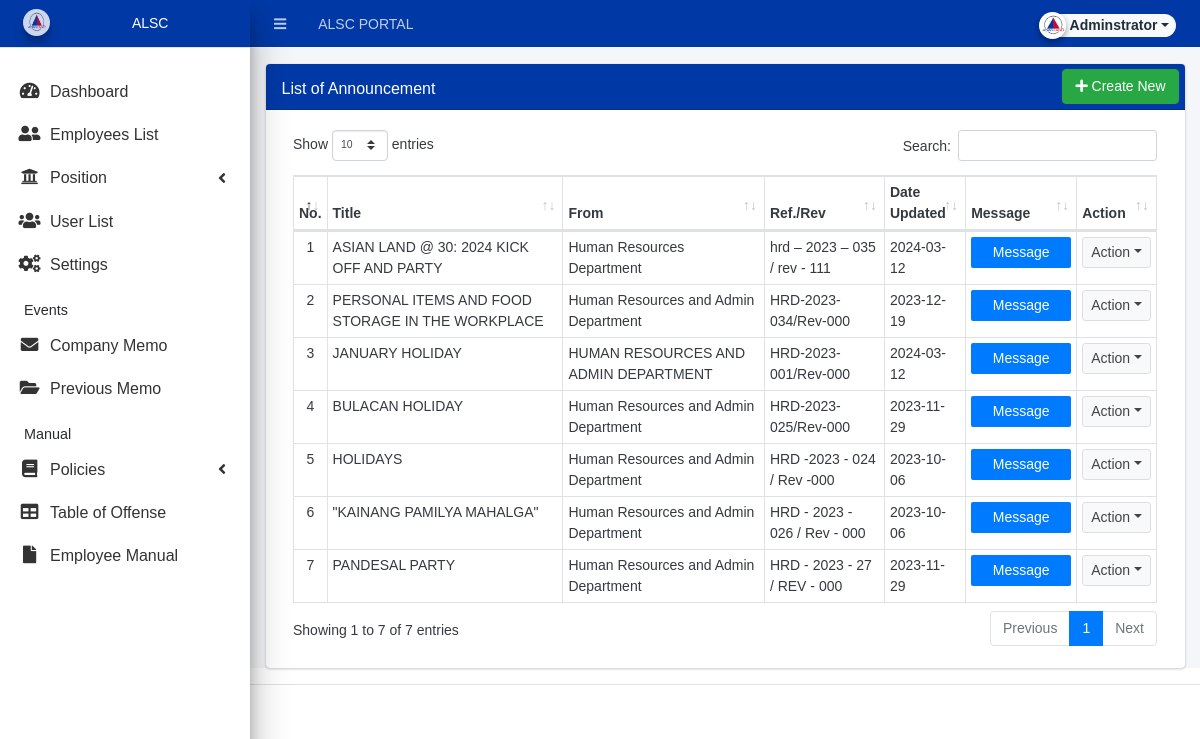
/admin/?page=announcement/announcement (signed in), run on the app's committed database.
### tables this page shows
CREATE TABLE `announcement_list` (
  `id` int(30) NOT NULL,
  `title` text NOT NULL,
  `description` text NOT NULL,
  `date_created` datetime NOT NULL DEFAULT current_timestamp(),
  `date_updated` datetime DEFAULT NULL ON UPDATE current_timestamp(),
  `to_` text NOT NULL,
  `from_` text NOT NULL,
  `date_` datetime NOT NULL,
  `cc_` text NOT NULL,
  `ref_` text NOT NULL,
  `re_` text NOT NULL,
  `message` text NOT NULL,
  `file` text DEFAULT NULL
);

### classes/DBConnection.php (called while the page is built, shortened)
<?php
class DBConnection{
    private $host = DB_SERVER;
    private $username = DB_USERNAME;
    private $password = DB_PASSWORD;
    private $database = DB_NAME;
    public $conn;
    public function __construct(){
        if (!isset($this->conn)) {
            $this->conn = new mysqli($this->host, $this->username, $this->password, $this->database);
        }
    }
}
?>

### classes/SystemSettings.php (called while the page is built, shortened)
<?php
class SystemSettings extends DBConnection{
	function userdata($field = ''){
		if(!empty($field)){
			if(isset($_SESSION['userdata'][$field]))
				return $_SESSION['userdata'][$field];
			else
				return null;
		}else{
			return false;
		}
	}
}
$_settings = new SystemSettings();
?>

### admin/announcement/announcement.php (the view, shortened to what this page needs)
<div class="card">
	<div class="card-header" style="background-color: #0039a6 ;padding: 0.3rem 1rem">
		<h3 class="card-title">List of Announcement</h3>
		<?php if($_settings->userdata('type') != 3): ?>
		<div class="card-tools">
		<a href="?page=announcement/manage_announce" class="btn btn-success"><span class="fas fa-plus"></span>  Create New</a>
		</div>
		<?php endif; ?>
	</div>
	<div class="card-body">
        <div class="container-fluid">
			<table class="table table-stripped table-hover table-bordered">
				<thead>
					<tr>
						<th>No.</th>
						<th>Title</th>
						<th>From</th>
						<th>Ref./Rev</th>
						<th>Date Updated</th>
						<th>Message</th>
						<th>Action</th>
					</tr>
				</thead>
				<tbody>
					<?php
					$i = 1;
						$qry = $conn->query("SELECT * from `announcement_list` order by unix_timestamp(date_created) desc ");
						while($row = $qry->fetch_assoc()):
                            $row['description'] = strip_tags(stripslashes(html_entity_decode($row['description'])));
					?>
						<tr>
							<td class="text-center"><?php echo $i++; ?></td>
							<td><?php echo $row['title'] ?></td>
							<td><?php echo $row['from_'] ?></td>
							<td><?php echo $row['ref_'] ?></td>
							<td><?php echo ($row['date_updated'] != null) ? date('Y-m-d', strtotime($row['date_updated'])) : date('Y-m-d', strtotime($row['date_created'])); ?></td>
							<td><a class="btn btn-primary msg_announce" href="javascript:void(0)" data-id="<?php echo $row['id'] ?>"><span></span> Message </a></td>
							<td align="center">
								<button type="button" class="btn btn-default btn-sm dropdown-toggle dropdown-icon" data-toggle="dropdown">
				                  		Action
				                </button>
							</td>
						</tr>
					<?php endwhile; ?>
				</tbody>
			</table>
		</div>
	</div>
</div>

### admin/inc/navigation.php (style rules this page uses)
body { font-family: Arial, sans-serif; }

### admin/announcement/announcement.php (style rules this page uses)
.msg_announce { color: white; padding: 15px 15px; border: none; border-radius: 2px; text-decoration: none; display: inline-block; line-height: 1px; width: 100px; }
.card-title { color:white; padding-top: 10px; }

### data on the page
announcement_list: title "ASIAN LAND @ 30: 2024 KICK OFF AND PARTY", from_ "Human Resources Department", ref_ "hrd – 2023 – 035 / rev - 111", date_updated "2024-03-12"
announcement_list: title "PERSONAL ITEMS AND FOOD STORAGE IN THE WORKPLACE", from_ "Human Resources and Admin Department", ref_ "HRD-2023-034/Rev-000", date_created "2023-12-19"
announcement_list: title "JANUARY HOLIDAY", from_ "HUMAN RESOURCES AND ADMIN DEPARTMENT", ref_ "HRD-2023-001/Rev-000", date_updated "2024-03-12"
announcement_list: title "BULACAN HOLIDAY", from_ "Human Resources and Admin Department", ref_ "HRD-2023-025/Rev-000", date_updated "2023-11-29"
announcement_list: title "HOLIDAYS", from_ "Human Resources and Admin Department", ref_ "HRD -2023 - 024 / Rev -000", date_updated "2023-10-06"
announcement_list: title "\"KAINANG PAMILYA MAHALGA\"", from_ "Human Resources and Admin Department", ref_ "HRD - 2023 - 026 / Rev - 000", date_created "2023-10-06"
announcement_list: title "PANDESAL PARTY", from_ "Human Resources and Admin Department", ref_ "HRD - 2023 - 27 / REV - 000", date_updated "2023-11-29"

### other printed values
$_settings->info('name') "ALSC PORTAL"
$_settings->userdata('firstname').' '.$_settings->userdata('lastname') "Adminstrator"
$_settings->info('short_name') "ALSC"
